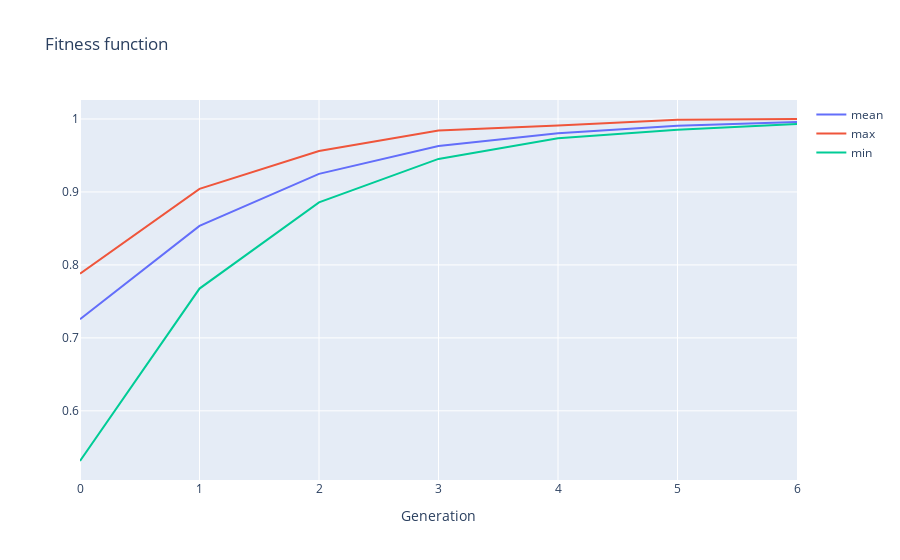

The code cell stored with this chart in its notebook:
### Code cell
results.plot_metrics()

### Figure 1 — Plotly figure (JSON) as saved in the notebook; plotly's stock layout.template omitted (floating-point values rounded to 4 significant figures)
{"data": [{"mode": "lines", "name": "mean", "type": "scatter", "y": [0.7254, 0.8536, 0.9247, 0.9631, 0.9804, 0.9909, 0.9959]}, {"mode": "lines", "name": "max", "type": "scatter", "y": [0.7881, 0.9043, 0.9561, 0.9844, 0.9912, 0.999, 1]}, {"mode": "lines", "name": "min", "type": "scatter", "y": [0.5312, 0.7676, 0.8857, 0.9453, 0.9736, 0.9854, 0.9932]}], "layout": {"title": {"text": "Fitness function"}, "xaxis": {"title": {"text": "Generation"}}}}
